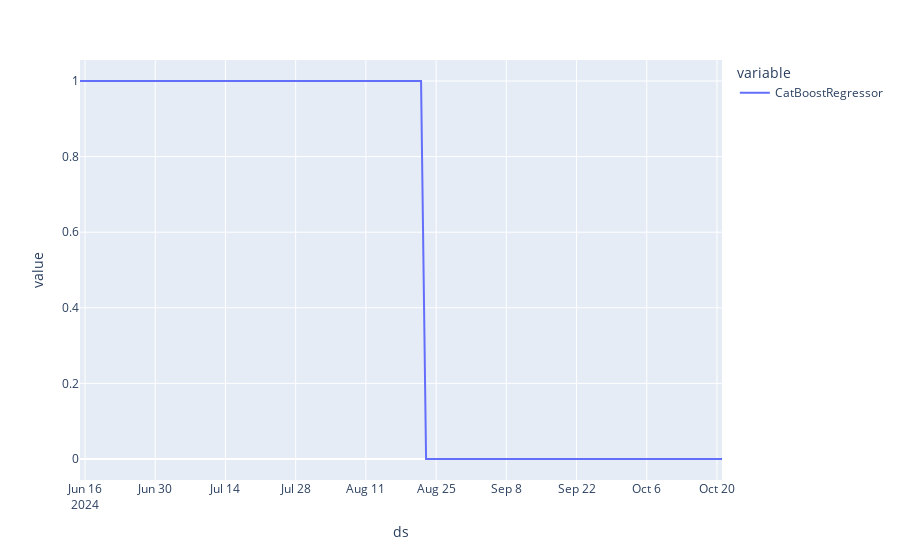

Write notebook code for a chart like this one.
### Code cell
forecast_df.groupby('ds')['CatBoostRegressor'].apply(lambda x: pd.isna(x).sum()).plot()

### Figure 1 — Plotly figure (JSON) as saved in the notebook; plotly's stock layout.template omitted (floating-point values rounded to 4 significant figures; data arrays with more than 128 entries replaced by an {"elided": "..."} marker saying what was removed)
{"data": [{"hovertemplate": "variable=CatBoostRegressor<br>ds=%{x}<br>value=%{y}<extra></extra>", "legendgroup": "CatBoostRegressor", "line": {"color": "#636efa", "dash": "solid"}, "marker": {"symbol": "circle"}, "mode": "lines", "name": "CatBoostRegressor", "orientation": "v", "showlegend": true, "type": "scatter", "x": {"elided": "129 str values"}, "xaxis": "x", "y": {"elided": "129 int values"}, "yaxis": "y"}], "layout": {"legend": {"title": {"text": "variable"}, "tracegroupgap": 0}, "margin": {"t": 60}, "xaxis": {"anchor": "y", "domain": [0, 1], "title": {"text": "ds"}}, "yaxis": {"anchor": "x", "domain": [0, 1], "title": {"text": "value"}}}}
